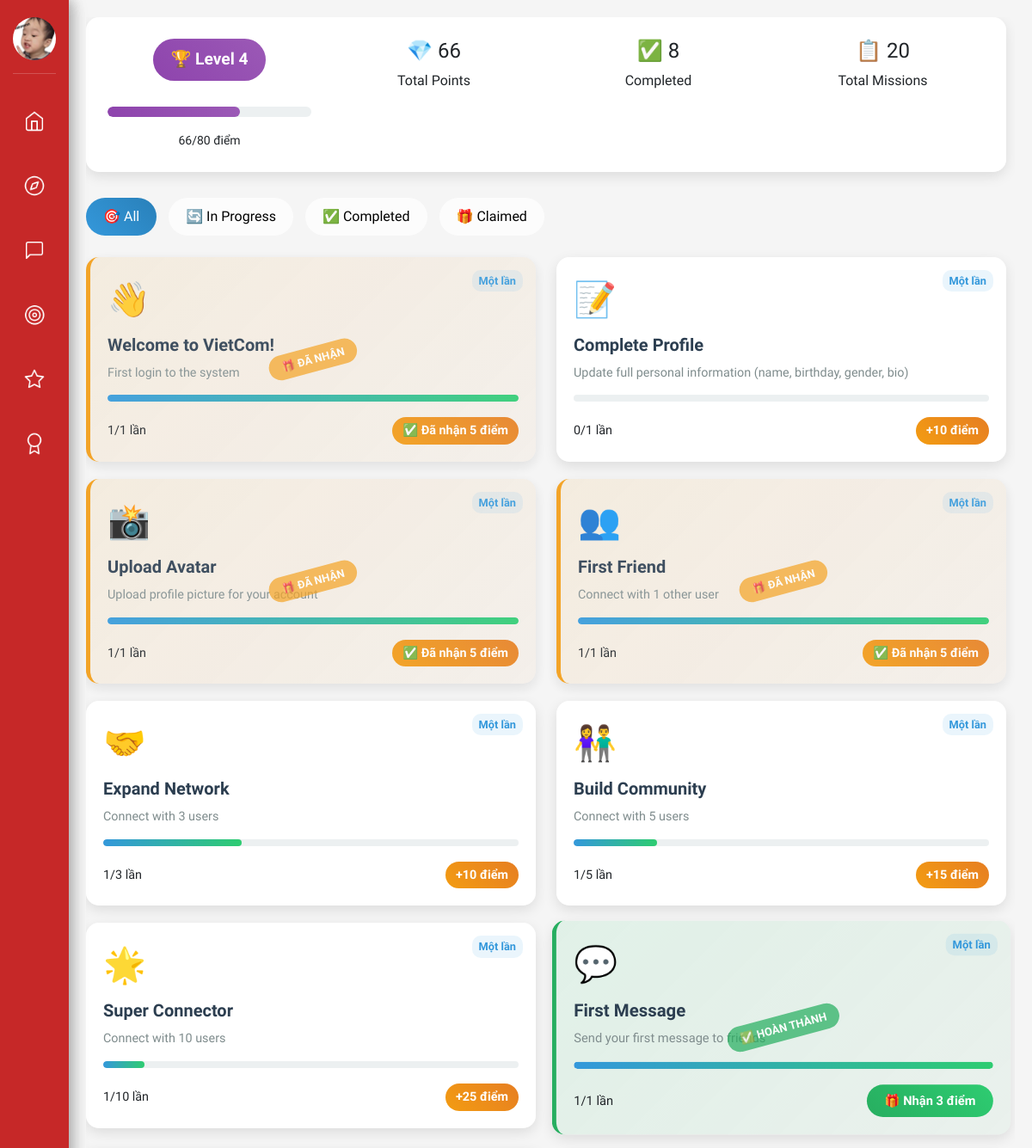
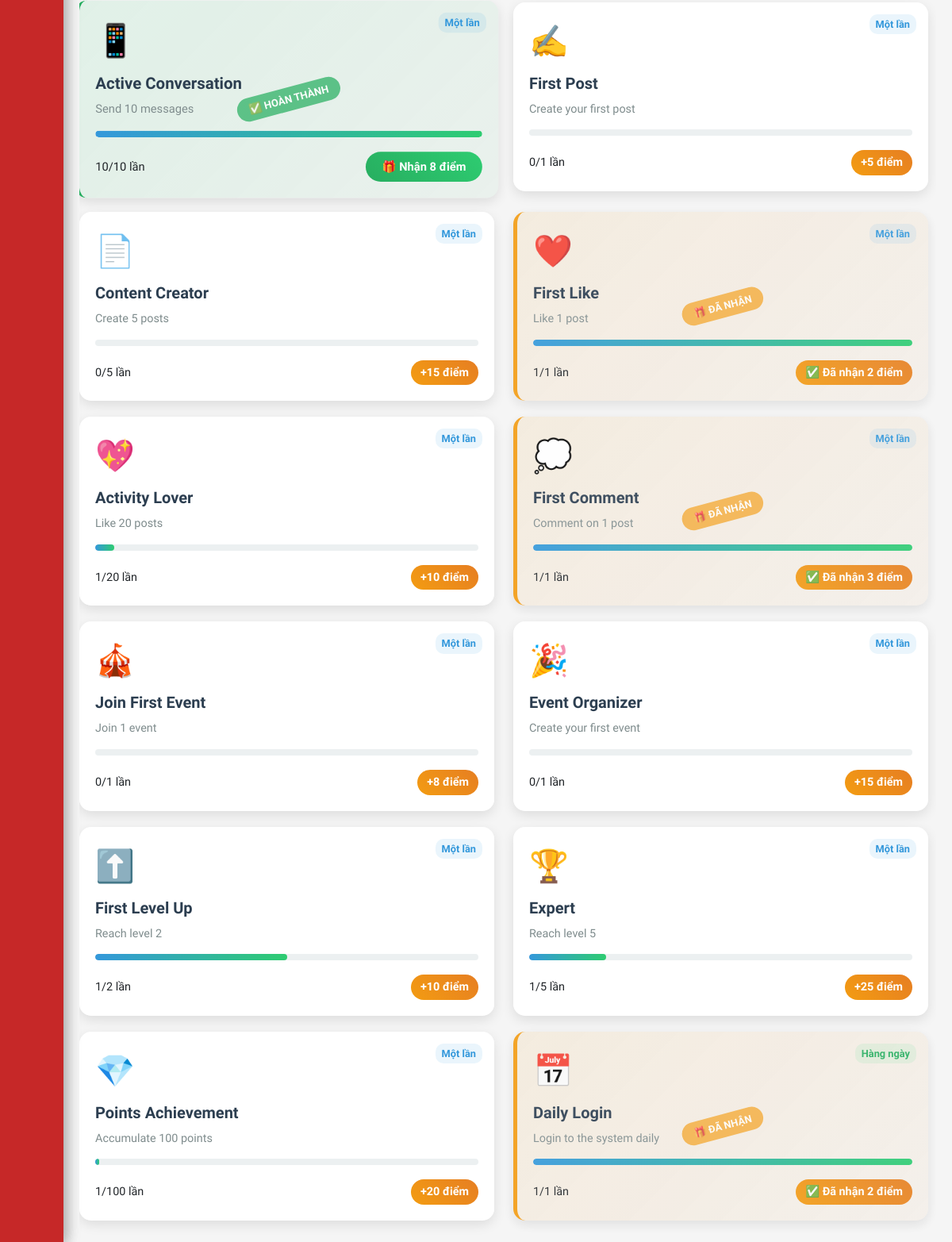
The page /gamification/missions/ (signed in) on the database as committed earlier (2 pictures, top to bottom).
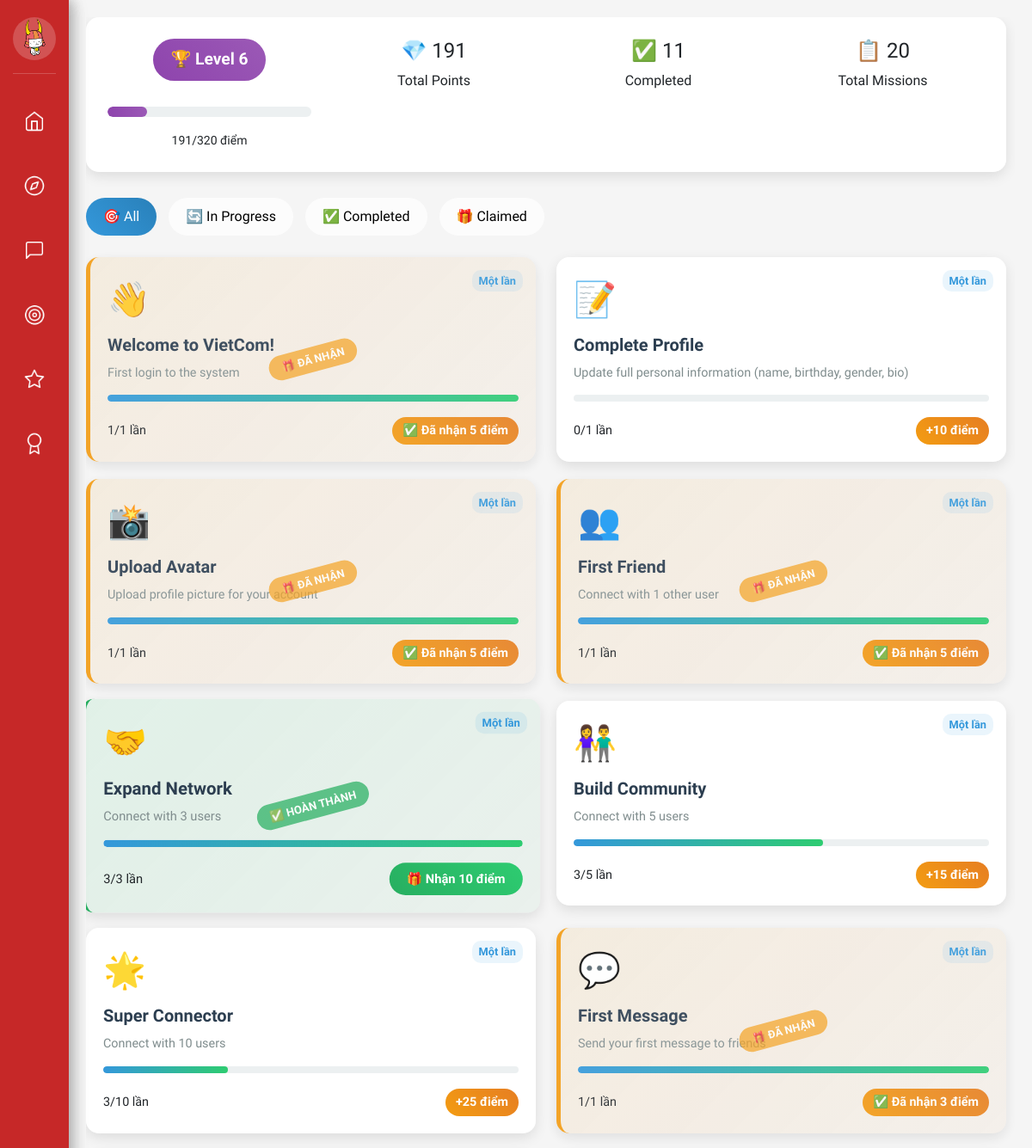
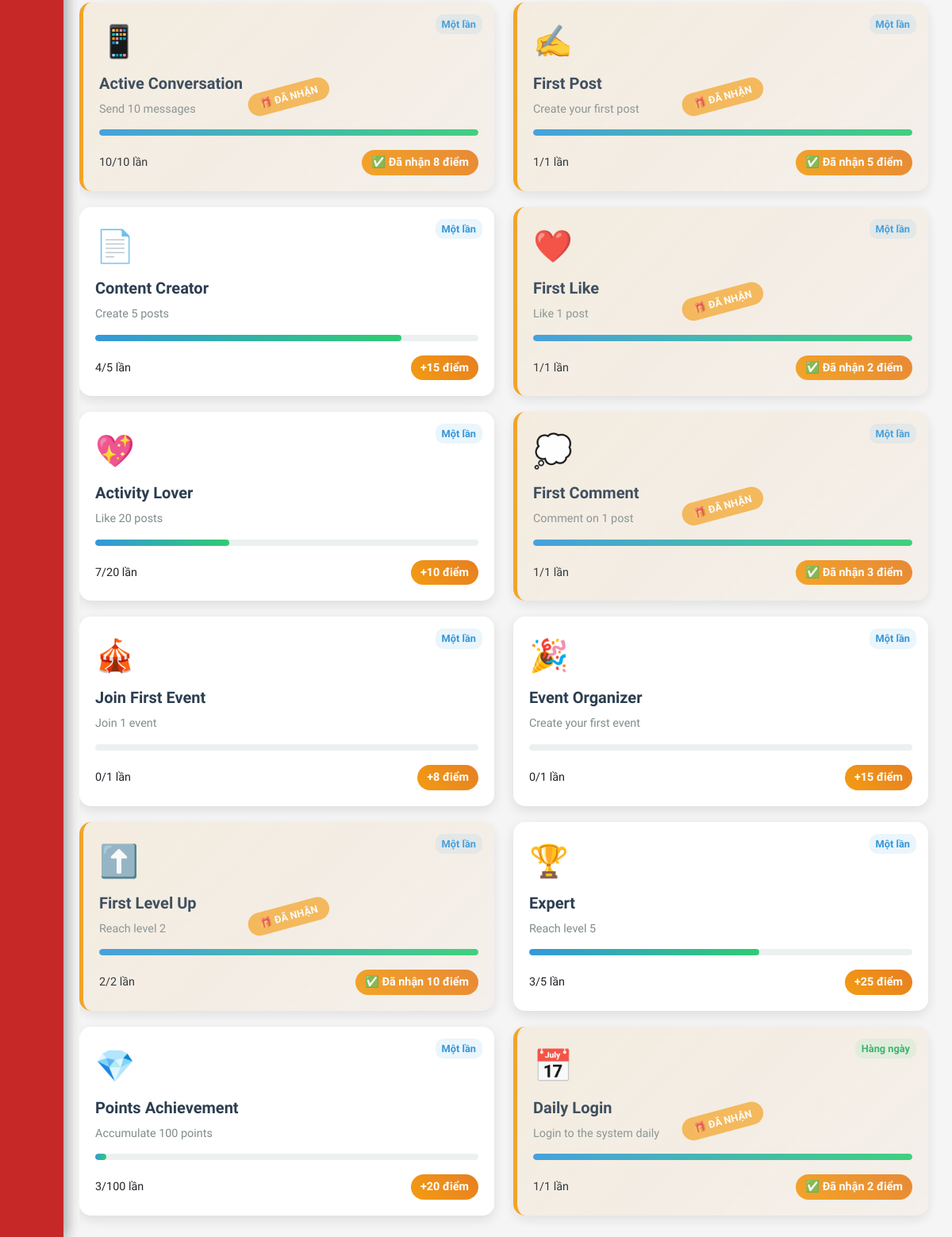
The same page on the database as committed later (2 pictures, top to bottom).
### users/models.py (models this page shows, shortened)
class User(AbstractUser):
    GENDER_CHOICES = [
        ('male', 'Male'),
        ('female', 'Female'),
        ('other', 'Other'),
        ('not_specified', 'Not specified'),
    ]
    STATUS_CHOICES = [
        ('online', 'Online'),
        ('offline', 'Offline'),
        ('busy', 'Busy'),
        ('away', 'Away'),
        ('available', 'Available for connection'),
    ]
    phone_regex = RegexValidator(
        regex=r'^\+?1?\d{9,15}$',
        message="Phone number must be in the format: '+999999999' or '0999999999'"
    )
    email = models.EmailField(unique=True)
    phone = models.CharField(
        validators=[phone_regex],
        max_length=17,
        unique=True,
        help_text="Phone number must be in the format: '+84xxxxxxxxx' or '0xxxxxxxxx'"
    )
    full_name = models.CharField(max_length=100)
    hometown = models.CharField(max_length=255, blank=True)
    date_of_birth = models.DateField(null=True, blank=True, verbose_name="Date of Birth")
    gender = models.CharField(
        max_length=20,
        choices=GENDER_CHOICES,
        default='not_specified',
        help_text="User's gender"
    )
    bio = models.TextField(
        max_length=500,
        blank=True,
        help_text="Short introduction about yourself (max 500 characters)"
    )
    status = models.CharField(
        max_length=20,
        choices=STATUS_CHOICES,
        default='offline',
        help_text="Current status"
    )
    interests = models.TextField(default='[]', blank=True)
    avatar = models.ImageField(upload_to='avatars/', blank=True)
    latitude = models.FloatField(null=True, blank=True, help_text="Latitude")
    longitude = models.FloatField(null=True, blank=True, help_text="Longitude")
    search_radius = models.FloatField(default=50.0, help_text="Search radius (km)")
    level = models.IntegerField(default=1)
    points = models.IntegerField(default=0)
    is_admin = models.BooleanField(default=False)
    objects = UserManager()
    USERNAME_FIELD = 'email'
    REQUIRED_FIELDS = ['phone', 'full_name']
    class Meta:
        verbose_name = "User"
        verbose_name_plural = "Users"
        ordering = ['-date_joined']
    def get_points_for_next_level(self):
        return 10 * (2 ** (self.level - 1))
    def get_points_for_current_level(self):
        if self.level == 1:
            return 0
        return 10 * (2 ** (self.level - 2))
    def get_progress_to_next_level(self):
        current_level_points = self.get_points_for_current_level()
        next_level_points = self.get_points_for_next_level()
        current_progress = self.points - current_level_points
        total_needed = next_level_points - current_level_points
        return (current_progress / total_needed * 100) if total_needed > 0 else 100

### gamification/models.py (models this page shows, shortened)
class Mission(models.Model):
    MISSION_TYPE_CHOICES = [
        ('first_login', 'Lần đầu đăng nhập'),
        ('daily_login', 'Đăng nhập hàng ngày'),
        ('add_friend', 'Kết bạn'),
        ('send_message', 'Gửi tin nhắn'),
        ('create_post', 'Tạo bài viết'),
        ('like_post', 'Thích bài viết'),
        ('comment_post', 'Bình luận bài viết'),
        ('share_post', 'Chia sẻ bài viết'),
        ('complete_profile', 'Hoàn thiện hồ sơ'),
        ('upload_avatar', 'Tải ảnh đại diện'),
        ('join_event', 'Tham gia sự kiện'),
        ('create_event', 'Tạo sự kiện'),
        ('streak_login', 'Đăng nhập liên tiếp'),
        ('level_up', 'Lên cấp'),
        ('earn_points', 'Tích lũy điểm'),
    ]
    FREQUENCY_CHOICES = [
        ('once', 'Một lần'),
        ('daily', 'Hàng ngày'),
        ('weekly', 'Hàng tuần'),
        ('monthly', 'Hàng tháng'),
    ]
    title = models.CharField(max_length=255)
    description = models.TextField()
    mission_type = models.CharField(max_length=20, choices=MISSION_TYPE_CHOICES)
    target_count = models.IntegerField(default=1, help_text="Số lần cần thực hiện")
    points_reward = models.IntegerField()
    frequency = models.CharField(max_length=10, choices=FREQUENCY_CHOICES, default='once')
    icon = models.CharField(max_length=10, default='🎯')
    is_active = models.BooleanField(default=True)
    order = models.IntegerField(default=0, help_text="Thứ tự hiển thị")
    created_at = models.DateTimeField(default=timezone.now)
    class Meta:
        ordering = ['order', 'points_reward']

class UserMission(models.Model):
    STATUS_CHOICES = [
        ('in_progress', 'Đang thực hiện'),
        ('completed', 'Hoàn thành'),
        ('claimed', 'Đã nhận thưởng'),
    ]
    user = models.ForeignKey(User, related_name='user_missions', on_delete=models.CASCADE)
    mission = models.ForeignKey(Mission, on_delete=models.CASCADE)
    current_count = models.IntegerField(default=0)
    status = models.CharField(max_length=20, choices=STATUS_CHOICES, default='in_progress')
    completed_at = models.DateTimeField(null=True, blank=True)
    claimed_at = models.DateTimeField(null=True, blank=True)
    created_at = models.DateTimeField(default=timezone.now)
    class Meta:
        unique_together = ('user', 'mission')
    @property
    def progress_percentage(self):
        return min((self.current_count / self.mission.target_count) * 100, 100)

### gamification/views.py (the view)
# urls.py: path('missions/', views.mission_list, name='mission_list'),
@login_required
def mission_list(request):
    missions = Mission.objects.filter(is_active=True).order_by('order', 'points_reward')
    user_missions = {}
    for mission in missions:
        user_mission, created = UserMission.objects.get_or_create(
            user=request.user,
            mission=mission
        )
        user_missions[mission.id] = user_mission
    user_stats = {
        'total_points': request.user.points,
        'level': request.user.level,
        'points_for_next_level': request.user.get_points_for_next_level(),
        'progress_to_next_level': request.user.get_progress_to_next_level(),
        'completed_missions': UserMission.objects.filter(
            user=request.user,
            status__in=['completed', 'claimed']
        ).count(),
        'total_missions': missions.count(),
    }
    context = {
        'missions': missions,
        'user_missions': user_missions,
        'user_stats': user_stats,
    }
    return render(request, 'gamification/mission_list.html', context)

### gamification/templatetags/gamification_extras.py (called while the page is built)
@register.filter
def get_item(dictionary, key):
    return dictionary.get(key)

### templates/gamification/mission_list.html (shortened to what this page needs)
{% extends 'base.html' %} {% load gamification_extras %}  {% block content %}
<div class="main-container">
  <div class="user-stats">
    <div class="row">
      <div class="col-md-3">
        <div class="level-badge">🏆 Level {{ user_stats.level }}</div>
        <div class="level-progress">
          <div
            class="level-progress-fill"
            style="width: {{ user_stats.progress_to_next_level }}%"
          ></div>
        </div>
        <small
          >{{ user_stats.total_points }}/{{ user_stats.points_for_next_level }}
          điểm</small
        >
      </div>
      <div class="col-md-3">
        <h4>💎 {{ user_stats.total_points }}</h4>
        <p class="mb-0">Total Points</p>
      </div>
      <div class="col-md-3">
        <h4>✅ {{ user_stats.completed_missions }}</h4>
        <p class="mb-0">Completed</p>
      </div>
      <div class="col-md-3">
        <h4>📋 {{ user_stats.total_missions }}</h4>
        <p class="mb-0">Total Missions</p>
      </div>
    </div>
  </div>
  <div class="filter-tabs">
    <button class="filter-tab active" onclick="filterMissions('all')">
      🎯 All
    </button>
    <button class="filter-tab" onclick="filterMissions('in_progress')">
      🔄 In Progress
    </button>
    <button class="filter-tab" onclick="filterMissions('completed')">
      ✅ Completed
    </button>
    <button class="filter-tab" onclick="filterMissions('claimed')">
      🎁 Claimed
    </button>
  </div>
  <div class="row" id="missions-container">
    {% for mission in missions %} {% with user_mission=user_missions|get_item:mission.id %}
    <div class="col-lg-6 mission-item" data-status="{{ user_mission.status }}">
      <div class="mission-card {{ user_mission.status }}">
        <div class="mission-frequency {{ mission.frequency }}">
          {% if mission.frequency == 'once' %}Một lần{% elif mission.frequency == 'daily' %}Hàng ngày{% elif mission.frequency == 'weekly' %}Hàngtuần{% elif mission.frequency == 'monthly' %}Hàng tháng{% endif %}
        </div>
        <div class="mission-icon">{{ mission.icon }}</div>
        <h5 class="mission-title">{{ mission.title }}</h5>
        <p class="mission-description">{{ mission.description }}</p>
        <div class="progress-bar">
          <div
            class="progress-fill"
            style="width: {{ user_mission.progress_percentage }}%"
          ></div>
        </div>
        <div class="mission-stats">
          <span>
            {{ user_mission.current_count }}/{{ mission.target_count }} {% if mission.target_count == 1 %} lần {% else %} lần {% endif %}
          </span>
          {% if user_mission.status == 'completed' %}
          <form
            method="post"
            action="{% url 'gamification:claim_mission_reward' mission.id %}"
            style="display: inline"
          >
            <button type="submit" class="claim-btn">
              🎁 Nhận {{ mission.points_reward }} điểm
            </button>
          </form>
          {% elif user_mission.status == 'claimed' %}
          <span class="points-reward">
            ✅ Đã nhận {{ mission.points_reward }} điểm
          </span>
          {% else %}
          <span class="points-reward"> +{{ mission.points_reward }} điểm </span>
          {% endif %}
        </div>
      </div>
    </div>
    {% endwith %} {% endfor %}
  </div>
</div>
{% endblock %}

### templates/base.html (shortened to what this page needs)
{% load static %}
<!DOCTYPE html>
<html lang="en">
  <head>
    <link
      href="https://cdn.jsdelivr.net/npm/bootstrap@5.3.0/dist/css/bootstrap.min.css"
      rel="stylesheet"
    />
    <link
      href="https://cdnjs.cloudflare.com/ajax/libs/font-awesome/6.4.0/css/all.min.css"
      rel="stylesheet"
    />
  </head>
  <body>
    <div class="sidebar">
      <div class="profile-section">
        <div class="profile-avatar" id="profile-btn">
          {% if user.avatar %}
          <img
            src="{{ user.avatar.url }}"
            alt="Avatar"
            style="
              width: 100%;
              height: 100%;
              border-radius: 50%;
              object-fit: cover;
            "
          />
          {% else %}
          <i class="fas fa-user"></i>
          {% endif %}
        </div>
      </div>
      <div class="nav-buttons">
        <button class="sidebar-btn" id="home-btn" title="Home">
          <span class="icon-home"></span>
        </button>
        <button class="sidebar-btn" id="social-btn" title="Social Network">
          <span class="icon-social"></span>
        </button>
        <button class="sidebar-btn" id="chat-btn" title="Message">
          <span class="icon-message"></span>
        </button>
        <label for="mission-toggle" class="sidebar-btn" title="Mission">
          <span class="icon-mission"></span>
        </label>
        <label for="event-toggle" class="sidebar-btn" title="Event">
          <span class="icon-event"></span>
        </label>
        <label for="achievement-toggle" class="sidebar-btn" title="Achievement">
          <span class="icon-achievement"></span>
        </label>
      </div>
    </div>
    <div class="panels">
      <div class="content-panel mission-panel">
        <div class="panel-header">Mission</div>
        <div class="panel-content">
          <div class="event-card">
            <h3>Daily Check-in</h3>
            <p>
            </p>
          </div>
          <div class="event-card">
            <h3>Help a Newcomer</h3>
            <p>Guide someone new to the community and earn mentor badges.</p>
          </div>
          <div class="event-card">
            <h3>Share Your Story</h3>
            <p>Tell your journey and inspire others in the community.</p>
          </div>
          <div class="event-card">
            <h3>Local Explorer</h3>
            <p>Discover and review local Vietnamese businesses and services.</p>
          </div>
        </div>
      </div>
      <div class="content-panel event-panel">
        <div class="panel-header">Sự kiện</div>
        <div class="panel-content">
          <div class="event-card">
            <h3>🎉 Khám phá sự kiện</h3>
            <p>
            </p>
          </div>
        </div>
      </div>
      <div class="content-panel achievement-panel">
        <div class="panel-header">Achievements</div>
        <div class="panel-content">
          <div class="event-card">
            <h3>Community Builder</h3>
            <p>
            </p>
          </div>
          <div class="event-card">
            <h3>Social Butterfly</h3>
            <p>
            </p>
          </div>
          <div class="event-card">
            <h3>Culture Ambassador</h3>
            <p>
            </p>
          </div>
        </div>
      </div>
    </div>
    <div
      class="main-container"
      style="margin-left: 80px; padding: 20px; min-height: 100vh"
    >
      {% block content %}{% endblock %}
    </div>
  </body>
</html>

Rows that differ between the two databases and show on the page:
changed User: avatar: a different picture
computed for Mission "Expand Network": text "+" → "🎁 Nhận"
changed UserMission (number 5 of 20 on the later page): status "in_progress" → "completed" (drawn); current_count "1" → "3"
changed UserMission (number 6 of 20 on the later page): current_count "1" → "3"
changed UserMission (number 7 of 20 on the later page): current_count "1" → "3"
computed for Mission "First Message": text "🎁 Nhận" → "✅ Đã nhận"
changed UserMission (number 8 of 20 on the later page): status "completed" → "claimed" (drawn)
computed for Mission "Active Conversation": text "🎁 Nhận" → "✅ Đã nhận"
changed UserMission (number 9 of 20 on the later page): status "completed" → "claimed" (drawn)
computed for Mission "First Post": text "+" → "✅ Đã nhận"
changed UserMission (number 10 of 20 on the later page): status "in_progress" → "claimed" (drawn); current_count "0" → "1"
changed UserMission (number 11 of 20 on the later page): current_count "0" → "4"
changed UserMission (number 13 of 20 on the later page): current_count "1" → "7"
computed for Mission "First Level Up": text "+" → "✅ Đã nhận"
changed UserMission (number 17 of 20 on the later page): status "in_progress" → "claimed" (drawn); current_count "1" → "2"
changed UserMission (number 18 of 20 on the later page): current_count "1" → "3"
changed UserMission (number 19 of 20 on the later page): current_count "1" → "3"
Other text that changed with them:
{{ user_stats.level }}: "4" → "6"
{{ user_stats.progress_to_next_level }}: 65.0 → 19.375 (drawn)
{{ user_stats.total_points }}: "66" → "191"
{{ user_stats.points_for_next_level }}: "80" → "320"
{{ user_stats.completed_missions }}: "8" → "11"
